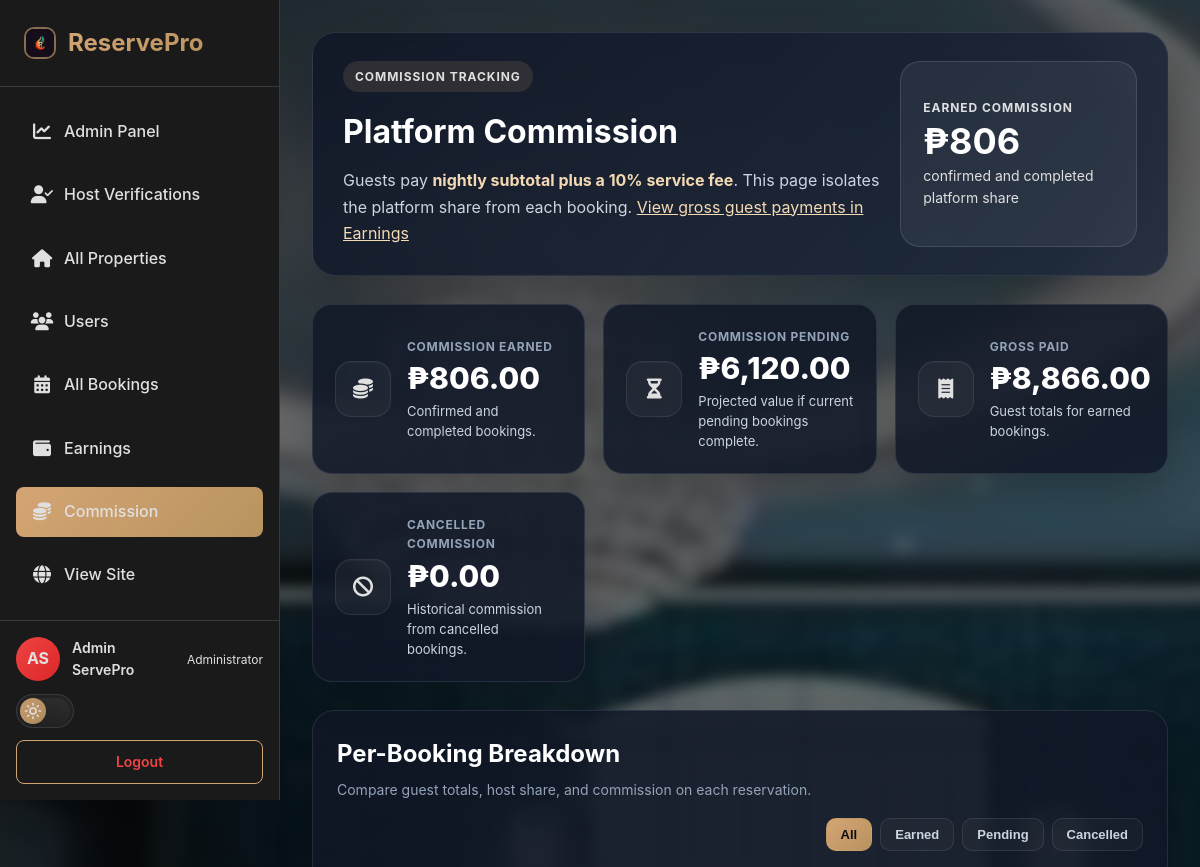
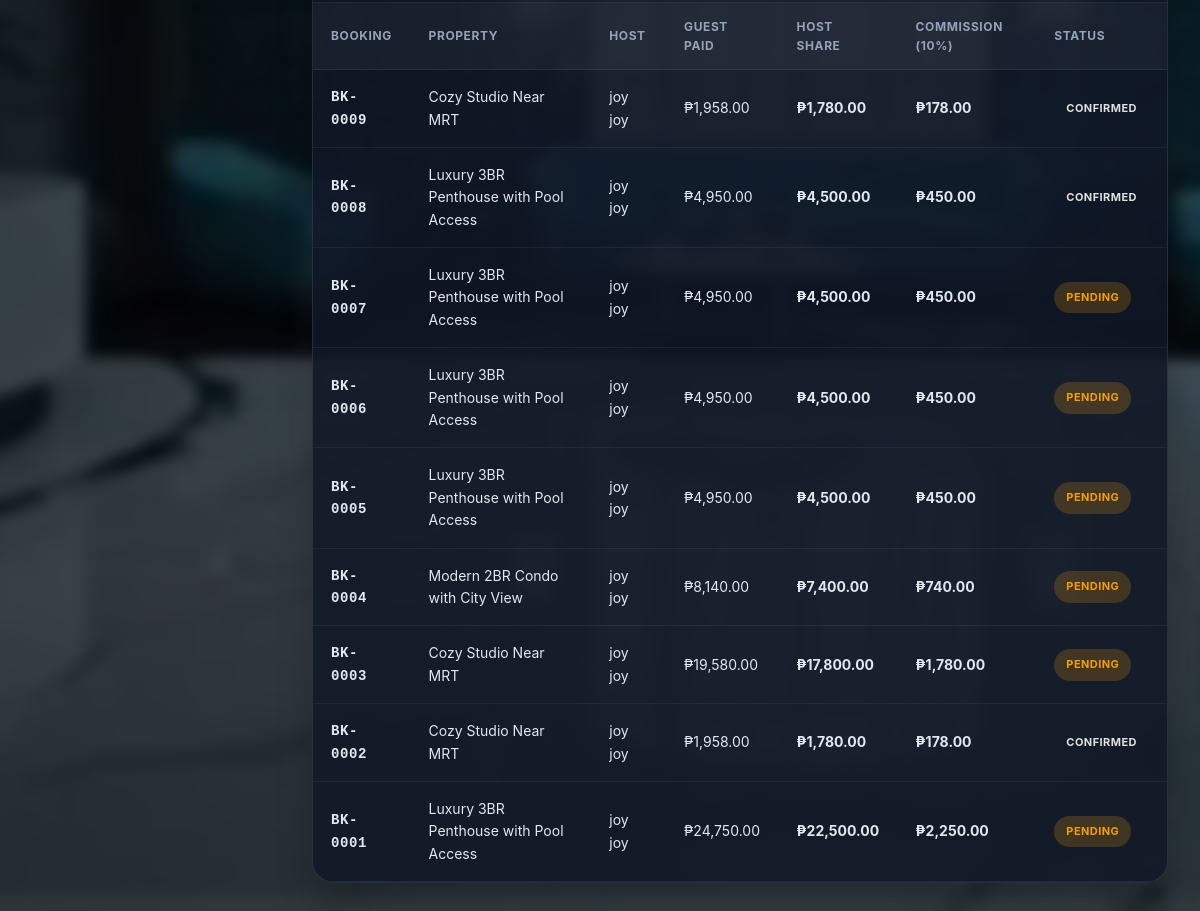
The app's page /admin/commission.php (signed in) with its own data (2 pictures, top to bottom).
### tables this page shows
CREATE TABLE `users` (
  `id` int(11) NOT NULL,
  `first_name` varchar(50) NOT NULL,
  `last_name` varchar(50) NOT NULL,
  `date_of_birth` date DEFAULT NULL,
  `email` varchar(100) NOT NULL,
  `password` varchar(255) NOT NULL,
  `created_at` timestamp NOT NULL DEFAULT current_timestamp(),
  `role` enum('guest','host','admin') DEFAULT 'guest',
  `email_verified` tinyint(1) NOT NULL DEFAULT 0,
  `verification_token` varchar(100) DEFAULT NULL,
  `host_verified` tinyint(1) NOT NULL DEFAULT 0,
  `host_verification_status` enum('none','under review','approved','rejected') NOT NULL DEFAULT 'none'
);

CREATE TABLE `bookings` (
  `id` int(11) NOT NULL,
  `property_id` int(11) NOT NULL,
  `guest_id` int(11) NOT NULL,
  `check_in` date NOT NULL,
  `check_out` date NOT NULL,
  `guests` int(11) NOT NULL,
  `total_price` decimal(10,2) NOT NULL,
  `status` enum('pending','confirmed','cancelled','completed') DEFAULT 'pending',
  `booking_date` timestamp NOT NULL DEFAULT current_timestamp()
);

CREATE TABLE `properties` (
  `id` int(11) NOT NULL,
  `host_id` int(11) NOT NULL,
  `title` varchar(255) NOT NULL,
  `description` text NOT NULL,
  `property_type` enum('house','apartment','condo','villa','hotel') NOT NULL,
  `address` text NOT NULL,
  `city` varchar(100) NOT NULL,
  `country` varchar(100) NOT NULL,
  `price_per_night` decimal(10,2) NOT NULL,
  `max_guests` int(11) NOT NULL,
  `bedrooms` int(11) NOT NULL,
  `bathrooms` int(11) NOT NULL,
  `latitude` decimal(10,8) DEFAULT NULL,
  `longitude` decimal(11,8) DEFAULT NULL,
  `auto_accept_bookings` tinyint(1) NOT NULL DEFAULT 0,
  `average_rating` decimal(3,2) DEFAULT NULL,
  `review_count` int(11) NOT NULL DEFAULT 0,
  `status` enum('pending','approved','rejected','suspended','out_of_order') DEFAULT 'pending',
  `admin_notes` text DEFAULT NULL,
  `created_at` timestamp NOT NULL DEFAULT current_timestamp(),
  `updated_at` timestamp NOT NULL DEFAULT current_timestamp() ON UPDATE current_timestamp()
);

### config/session.php (called while the page is built, shortened)
<?php
function getCurrentUser() {
    $conn = getDBConnection();
    $user_id = $_SESSION['user_id'];
    $stmt = $conn->prepare("SELECT id, first_name, last_name, email, role, IFNULL(host_verified, 0) AS host_verified FROM users WHERE id = ?");
    $stmt->bind_param("i", $user_id);
    $stmt->execute();
    $result = $stmt->get_result();
    $user = $result->fetch_assoc();
    return $user;
}
?>

### config/booking_money.php (called while the page is built)
<?php
function reservepro_platform_commission_from_total(float $totalPrice): float
{
    return round($totalPrice / 11, 2);
}
function reservepro_host_share_from_total(float $totalPrice): float
{
    return round($totalPrice - ($totalPrice / 11), 2);
}

### admin/commission.php (the view, shortened to what this page needs)
<?php
require_once __DIR__ . '/../config/session.php';
require_once __DIR__ . '/../config/booking_money.php';
$user = getCurrentUser();
$conn = getDBConnection();
$result = $conn->query("
    SELECT
        b.id,
        b.booking_date,
        b.check_in,
        b.check_out,
        b.total_price,
        b.status,
        b.guests,
        p.title AS property_name,
        h.first_name AS host_first_name,
        h.last_name AS host_last_name,
        g.first_name AS guest_first_name,
        g.last_name AS guest_last_name,
        g.email AS guest_email,
        DATEDIFF(b.check_out, b.check_in) AS nights
    FROM bookings b
    JOIN properties p ON b.property_id = p.id
    JOIN users h ON p.host_id = h.id
    JOIN users g ON b.guest_id = g.id
    ORDER BY b.booking_date DESC
");
$bookings = $result ? $result->fetch_all(MYSQLI_ASSOC) : [];
$commission_earned   = 0.0;
$commission_pending  = 0.0;
$commission_cancelled = 0.0;
$gross_earned        = 0.0;
foreach ($bookings as $b) {
    $total = (float) $b['total_price'];
    $fee   = reservepro_platform_commission_from_total($total);
    $st    = $b['status'];
    if ($st === 'pending') {
        $commission_pending += $fee;
        continue;
    }
    if ($st === 'confirmed' || $st === 'completed') {
        $commission_earned += $fee;
        $gross_earned += $total;
        continue;
    }
}
?>
<!DOCTYPE html>
<html lang="en">
<head>
    <link rel="stylesheet" href="../assets/css/style.css?v=25.0">
    <link rel="stylesheet" href="https://cdnjs.cloudflare.com/ajax/libs/font-awesome/6.5.2/css/all.min.css">
    <link rel="stylesheet" href="../assets/css/host-dashboard.css?v=27.2">
    <link rel="stylesheet" href="../assets/css/admin.css?v=25.4">
    <link rel="stylesheet" href="../assets/css/theme-toggle.css?v=27.5">
</head>
<body class="dashboard-page admin-page admin-clean-page admin-commission-page">
    <div class="host-layout">
        <aside class="host-sidebar">
            <div class="sidebar-header">
                <a href="../home.php" class="sidebar-brand">
                    <?php require __DIR__ . '/../includes/brand-icon-svg.php'; ?>
                    <span>ReservePro</span>
                </a>
            </div>
            <nav class="sidebar-nav">
                <a href="dashboard.php" class="nav-item">
                    <span class="nav-icon"><i class="fa-solid fa-chart-line" aria-hidden="true"></i></span>
                    <span>Admin Panel</span>
                </a>
                <a href="host-verifications.php" class="nav-item">
                    <span class="nav-icon"><i class="fa-solid fa-user-check" aria-hidden="true"></i></span>
                    <span>Host Verifications</span>
                </a>
                <a href="properties.php" class="nav-item">
                    <span class="nav-icon"><i class="fa-solid fa-house" aria-hidden="true"></i></span>
                    <span>All Properties</span>
                </a>
                <a href="users.php" class="nav-item">
                    <span class="nav-icon"><i class="fa-solid fa-users" aria-hidden="true"></i></span>
                    <span>Users</span>
                </a>
                <a href="bookings.php" class="nav-item">
                    <span class="nav-icon"><i class="fa-solid fa-calendar-days" aria-hidden="true"></i></span>
                    <span>All Bookings</span>
                </a>
                <a href="earnings.php" class="nav-item">
                    <span class="nav-icon"><i class="fa-solid fa-wallet" aria-hidden="true"></i></span>
                    <span>Earnings</span>
                </a>
                <a href="commission.php" class="nav-item active">
                    <span class="nav-icon"><i class="fa-solid fa-coins" aria-hidden="true"></i></span>
                    <span>Commission</span>
                </a>
                <a href="../home.php" class="nav-item">
                    <span class="nav-icon"><i class="fa-solid fa-globe" aria-hidden="true"></i></span>
                    <span>View Site</span>
                </a>
            </nav>
            <div class="sidebar-footer">
                <div class="user-profile">
                    <div class="user-avatar" style="background: linear-gradient(135deg, #EF4444, #DC2626);">
                        <?php echo strtoupper(substr($user['first_name'], 0, 1) . substr($user['last_name'], 0, 1)); ?>
                    </div>
                    <div class="user-info">
                        <div class="user-name"><?php echo htmlspecialchars($user['first_name'] . ' ' . $user['last_name']); ?></div>
                        <div class="user-role">Administrator</div>
                    </div>
                </div>
                <div class="theme-toggle" style="margin-bottom: 12px;">
                    <span class="theme-toggle-icon" aria-hidden="true"></span>
                </div>
                <a href="../logout.php" class="btn-logout">Logout</a>
            </div>
        </aside>
        <main class="host-main">
            <div class="commission-header admin-page-hero">
                <div class="admin-page-hero-content">
                    <span class="admin-page-eyebrow">Commission Tracking</span>
                    <h1>Platform Commission</h1>
                    <p>
                        Guests pay <strong>nightly subtotal plus a 10% service fee</strong>. This page isolates the platform share from each booking.
                        <a href="earnings.php">View gross guest payments in Earnings</a>
                    </p>
                </div>
                <div class="admin-page-summary">
                    <span class="admin-page-summary-label">Earned Commission</span>
                    <strong>₱<?php echo number_format($commission_earned, 0); ?></strong>
                    <span class="admin-page-summary-text">confirmed and completed platform share</span>
                </div>
            </div>
            <div class="commission-stats admin-metric-grid">
                <div class="commission-stat-card admin-metric-card">
                    <div class="admin-metric-icon is-emerald"><i class="fa-solid fa-coins" aria-hidden="true"></i></div>
                    <div class="admin-metric-copy">
                        <div class="stat-label">Commission Earned</div>
                        <div class="stat-value">₱<?php echo number_format($commission_earned, 2); ?></div>
                        <div class="stat-note">Confirmed and completed bookings.</div>
                    </div>
                </div>
                <div class="commission-stat-card admin-metric-card">
                    <div class="admin-metric-icon is-amber"><i class="fa-solid fa-hourglass-half" aria-hidden="true"></i></div>
                    <div class="admin-metric-copy">
                        <div class="stat-label">Commission Pending</div>
                        <div class="stat-value">₱<?php echo number_format($commission_pending, 2); ?></div>
                        <div class="stat-note">Projected value if current pending bookings complete.</div>
                    </div>
                </div>
                <div class="commission-stat-card admin-metric-card">
                    <div class="admin-metric-icon is-sky"><i class="fa-solid fa-receipt" aria-hidden="true"></i></div>
                    <div class="admin-metric-copy">
                        <div class="stat-label">Gross Paid</div>
                        <div class="stat-value">₱<?php echo number_format($gross_earned, 2); ?></div>
                        <div class="stat-note">Guest totals for earned bookings.</div>
                    </div>
                </div>
                <div class="commission-stat-card admin-metric-card">
                    <div class="admin-metric-icon is-red"><i class="fa-solid fa-ban" aria-hidden="true"></i></div>
                    <div class="admin-metric-copy">
                        <div class="stat-label">Cancelled Commission</div>
                        <div class="stat-value">₱<?php echo number_format($commission_cancelled, 2); ?></div>
                        <div class="stat-note">Historical commission from cancelled bookings.</div>
                    </div>
                </div>
            </div>
            <div class="earnings-table-container admin-surface">
                <div class="table-header admin-surface-header">
                    <div>
                        <h2>Per-Booking Breakdown</h2>
                        <p>Compare guest totals, host share, and commission on each reservation.</p>
                    </div>
                    <div class="filter-buttons">
                        <button type="button" class="filter-btn active" data-filter="all">All</button>
                        <button type="button" class="filter-btn" data-filter="earned">Earned</button>
                        <button type="button" class="filter-btn" data-filter="pending">Pending</button>
                        <button type="button" class="filter-btn" data-filter="cancelled">Cancelled</button>
                    </div>
                </div>
                <?php if (empty($bookings)): ?>
                    <div class="empty-earnings admin-empty-state">
                        <span class="admin-empty-icon"><i class="fa-solid fa-inbox" aria-hidden="true"></i></span>
                        <h3>No bookings</h3>
                        <p>Commission will appear when there are reservations.</p>
                    </div>
                <?php else: ?>
                    <div class="admin-scroll-x">
                        <table class="earnings-table">
                            <thead>
                                <tr>
                                    <th>Booking</th>
                                    <th>Property</th>
                                    <th>Host</th>
                                    <th>Guest paid</th>
                                    <th>Host share</th>
                                    <th>Commission (10%)</th>
                                    <th>Status</th>
                                </tr>
                            </thead>
                            <tbody>
                                <?php foreach ($bookings as $b):
                                    $total = (float) $b['total_price'];
                                    $comm  = reservepro_platform_commission_from_total($total);
                                    $host  = reservepro_host_share_from_total($total);
                                    ?>
                                    <tr data-status="<?php echo htmlspecialchars($b['status']); ?>">
                                        <td class="booking-id">BK-<?php echo str_pad((string) $b['id'], 4, '0', STR_PAD_LEFT); ?></td>
                                        <td><?php echo htmlspecialchars($b['property_name']); ?></td>
                                        <td><?php echo htmlspecialchars($b['host_first_name'] . ' ' . $b['host_last_name']); ?></td>
                                        <td>₱<?php echo number_format($total, 2); ?></td>
                                        <td class="col-host">₱<?php echo number_format($host, 2); ?></td>
                                        <td class="col-commission">₱<?php echo number_format($comm, 2); ?></td>
                                        <td>
                                            <span class="status-badge status-<?php echo htmlspecialchars($b['status']); ?>">
                                                <?php echo htmlspecialchars(ucfirst($b['status'])); ?>
                                            </span>
                                        </td>
                                    </tr>
                                <?php endforeach; ?>
                            </tbody>
                        </table>
                    </div>
                <?php endif; ?>
            </div>
        </main>
    </div>
</body>
</html>

### records on screen
users: first_name+last_name "AS", first_name+last_name "Admin ServePro"
bookings: id "0009", property.title "Cozy Studio Near MRT", users.first_name+last_name "joy joy", total_price "1,958.00", total_price "1,780.00", total_price "178.00", status "CONFIRMED"
bookings: id "0008", property.title "Luxury 3BR Penthouse with Pool Access", users.first_name+last_name "joy joy", total_price "4,950.00", total_price "4,500.00", total_price "450.00", status "CONFIRMED"
bookings: id "0007", property.title "Luxury 3BR Penthouse with Pool Access", users.first_name+last_name "joy joy", total_price "4,950.00", total_price "4,500.00", total_price "450.00", status "PENDING"
bookings: id "0006", property.title "Luxury 3BR Penthouse with Pool Access", users.first_name+last_name "joy joy", total_price "4,950.00", total_price "4,500.00", total_price "450.00", status "PENDING"
bookings: id "0005", property.title "Luxury 3BR Penthouse with Pool Access", users.first_name+last_name "joy joy", total_price "4,950.00", total_price "4,500.00", total_price "450.00", status "PENDING"
bookings: id "0004", property.title "Modern 2BR Condo with City View", users.first_name+last_name "joy joy", total_price "8,140.00", total_price "7,400.00", total_price "740.00", status "PENDING"
bookings: id "0003", property.title "Cozy Studio Near MRT", users.first_name+last_name "joy joy", total_price "19,580.00", total_price "17,800.00", total_price "1,780.00", status "PENDING"
bookings: id "0002", property.title "Cozy Studio Near MRT", users.first_name+last_name "joy joy", total_price "1,958.00", total_price "1,780.00", total_price "178.00", status "CONFIRMED"
bookings: id "0001", property.title "Luxury 3BR Penthouse with Pool Access", users.first_name+last_name "joy joy", total_price "24,750.00", total_price "22,500.00", total_price "2,250.00", status "PENDING"

### other values on screen
$commission_earned "806"
$commission_earned "806.00"
$commission_pending "6,120.00"
$gross_earned "8,866.00"
$commission_cancelled "0.00"
